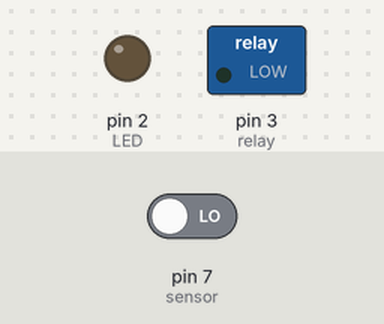
The sketch below on a simulated Arduino Uno, built with avr-gcc and run on an emulated ATmega328P. Parts: switched loads named in the sketch (green lamp = pin HIGH), output pins drawn as LEDs (lit = HIGH). The inputs (shaded band) are chosen by the test bench; at power-on: pin 7 (sensor) LOW.

Above: at 1.2 s.
1.3 s: pin 7 (sensor) driven HIGH
At 2.2 s:
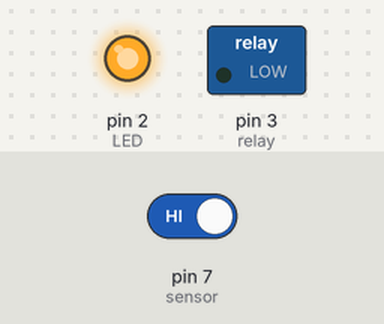
2.8 s: pin 7 (sensor) driven LOW
At 3.4 s:
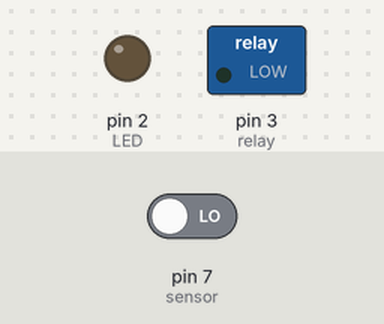
Timing chart, 0 to 5.8 s (numbered marks = the images above; inputs shaded):
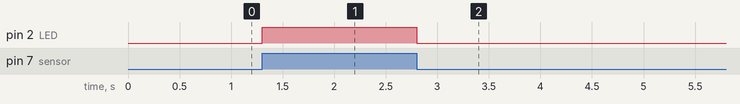

The sketch:

pir.ino
```cpp
int LED = 2;                                     // LED 출력 2번핀
int relay = 3;
int sensor = 7;                                 // 센서 입력값 7번핀
int value = 0;                                   // loop에서 사용할 value 변수 설정

void setup() {
    pinMode (LED, OUTPUT);          // 핀모드 LED 출력으로 설정
    pinMode (sensor, INPUT);          //  핀모드 센서 입력값으로 설정
    pinMode(relay, OUTPUT);
}

void loop() {
    value = digitalRead(sensor);        // 변수 value에 디지털 센서값 저장
    if(value == HIGH) {                        // value가 high라면
      //digitalWrite(relay, HIGH);
      digitalWrite(LED, HIGH);            // LED를 켜라
    } else {
      //digitalWrite(relay, LOW);                                     // 그렇지 않다면
      digitalWrite(LED, LOW);             //  LED를 꺼라
    }
}
```

Measured:
- after the input at 1.3 s, pin 2 (LED): LOW → HIGH at once
- after the input at 2.8 s, pin 2 (LED): HIGH → LOW at once
